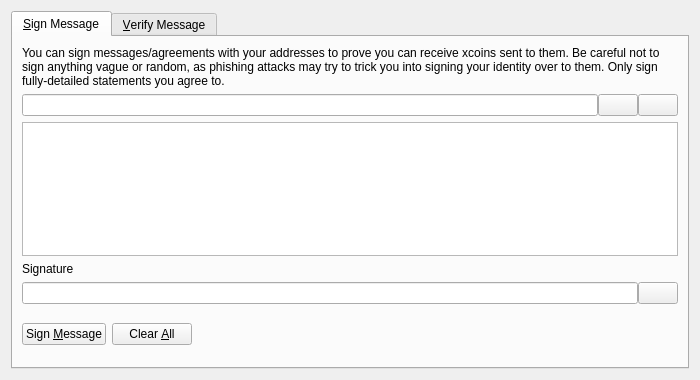
<?xml version="1.0" encoding="UTF-8"?>
<ui version="4.0">
 <class>SignVerifyMessageDialog</class>
 <widget class="QDialog" name="SignVerifyMessageDialog">
  <property name="geometry">
   <rect>
    <x>0</x>
    <y>0</y>
    <width>700</width>
    <height>380</height>
   </rect>
  </property>
  <property name="windowTitle">
   <string>Signatures - Sign / Verify a Message</string>
  </property>
  <property name="modal">
   <bool>true</bool>
  </property>
  <layout class="QVBoxLayout" name="verticalLayout">
   <item>
    <widget class="QTabWidget" name="tabWidget">
     <property name="currentIndex">
      <number>0</number>
     </property>
     <widget class="QWidget" name="tabSignMessage">
      <attribute name="title">
       <string>&amp;Sign Message</string>
      </attribute>
      <layout class="QVBoxLayout" name="verticalLayout_SM">
       <item>
        <widget class="QLabel" name="infoLabel_SM">
         <property name="text">
          <string>You can sign messages/agreements with your addresses to prove you can receive xcoins sent to them. Be careful not to sign anything vague or random, as phishing attacks may try to trick you into signing your identity over to them. Only sign fully-detailed statements you agree to.</string>
         </property>
         <property name="textFormat">
          <enum>Qt::PlainText</enum>
         </property>
         <property name="wordWrap">
          <bool>true</bool>
         </property>
        </widget>
       </item>
       <item>
        <layout class="QHBoxLayout" name="horizontalLayout_1_SM">
         <property name="spacing">
          <number>0</number>
         </property>
         <item>
          <widget class="QValidatedLineEdit" name="addressIn_SM">
           <property name="toolTip">
            <string>The Xcoin address to sign the message with</string>
           </property>
          </widget>
         </item>
         <item>
          <widget class="QPushButton" name="addressBookButton_SM">
           <property name="toolTip">
            <string>Choose previously used address</string>
           </property>
           <property name="text">
            <string/>
           </property>
           <property name="icon">
            <iconset resource="../xcoin.qrc">
             <normaloff>:/icons/address-book</normaloff>:/icons/address-book</iconset>
           </property>
           <property name="shortcut">
            <string>Alt+A</string>
           </property>
           <property name="autoDefault">
            <bool>false</bool>
           </property>
          </widget>
         </item>
         <item>
          <widget class="QPushButton" name="pasteButton_SM">
           <property name="toolTip">
            <string>Paste address from clipboard</string>
           </property>
           <property name="text">
            <string/>
           </property>
           <property name="icon">
            <iconset resource="../xcoin.qrc">
             <normaloff>:/icons/editpaste</normaloff>:/icons/editpaste</iconset>
           </property>
           <property name="shortcut">
            <string>Alt+P</string>
           </property>
           <property name="autoDefault">
            <bool>false</bool>
           </property>
          </widget>
         </item>
        </layout>
       </item>
       <item>
        <widget class="QPlainTextEdit" name="messageIn_SM">
         <property name="toolTip">
          <string>Enter the message you want to sign here</string>
         </property>
        </widget>
       </item>
       <item>
        <widget class="QLabel" name="signatureLabel_SM">
         <property name="text">
          <string>Signature</string>
         </property>
         <property name="textFormat">
          <enum>Qt::PlainText</enum>
         </property>
        </widget>
       </item>
       <item>
        <layout class="QHBoxLayout" name="horizontalLayout_2_SM">
         <property name="spacing">
          <number>0</number>
         </property>
         <item>
          <widget class="QLineEdit" name="signatureOut_SM">
           <property name="font">
            <font>
             <italic>true</italic>
            </font>
           </property>
           <property name="readOnly">
            <bool>true</bool>
           </property>
          </widget>
         </item>
         <item>
          <widget class="QPushButton" name="copySignatureButton_SM">
           <property name="toolTip">
            <string>Copy the current signature to the system clipboard</string>
           </property>
           <property name="text">
            <string/>
           </property>
           <property name="icon">
            <iconset resource="../xcoin.qrc">
             <normaloff>:/icons/editcopy</normaloff>:/icons/editcopy</iconset>
           </property>
           <property name="autoDefault">
            <bool>false</bool>
           </property>
          </widget>
         </item>
        </layout>
       </item>
       <item>
        <layout class="QHBoxLayout" name="horizontalLayout_3_SM">
         <item>
          <widget class="QPushButton" name="signMessageButton_SM">
           <property name="toolTip">
            <string>Sign the message to prove you own this Xcoin address</string>
           </property>
           <property name="text">
            <string>Sign &amp;Message</string>
           </property>
           <property name="icon">
            <iconset resource="../xcoin.qrc">
             <normaloff>:/icons/edit</normaloff>:/icons/edit</iconset>
           </property>
           <property name="autoDefault">
            <bool>false</bool>
           </property>
          </widget>
         </item>
         <item>
          <widget class="QPushButton" name="clearButton_SM">
           <property name="toolTip">
            <string>Reset all sign message fields</string>
           </property>
           <property name="text">
            <string>Clear &amp;All</string>
           </property>
           <property name="icon">
            <iconset resource="../xcoin.qrc">
             <normaloff>:/icons/remove</normaloff>:/icons/remove</iconset>
           </property>
           <property name="autoDefault">
            <bool>false</bool>
           </property>
          </widget>
         </item>
         <item>
          <spacer name="horizontalSpacer_1_SM">
           <property name="orientation">
            <enum>Qt::Horizontal</enum>
           </property>
           <property name="sizeHint" stdset="0">
            <size>
             <width>40</width>
             <height>48</height>
            </size>
           </property>
          </spacer>
         </item>
         <item>
          <widget class="QLabel" name="statusLabel_SM">
           <property name="font">
            <font>
             <weight>75</weight>
             <bold>true</bold>
            </font>
           </property>
           <property name="text">
            <string/>
           </property>
           <property name="wordWrap">
            <bool>true</bool>
           </property>
          </widget>
         </item>
         <item>
          <spacer name="horizontalSpacer_2_SM">
           <property name="orientation">
            <enum>Qt::Horizontal</enum>
           </property>
           <property name="sizeHint" stdset="0">
            <size>
             <width>40</width>
             <height>48</height>
            </size>
           </property>
          </spacer>
         </item>
        </layout>
       </item>
      </layout>
     </widget>
     <widget class="QWidget" name="tabVerifyMessage">
      <attribute name="title">
       <string>&amp;Verify Message</string>
      </attribute>
      <layout class="QVBoxLayout" name="verticalLayout_VM">
       <item>
        <widget class="QLabel" name="infoLabel_VM">
         <property name="text">
          <string>Enter the receiver's address, message (ensure you copy line breaks, spaces, tabs, etc. exactly) and signature below to verify the message. Be careful not to read more into the signature than what is in the signed message itself, to avoid being tricked by a man-in-the-middle attack. Note that this only proves the signing party receives with the address, it cannot prove sendership of any transaction!</string>
         </property>
         <property name="textFormat">
          <enum>Qt::PlainText</enum>
         </property>
         <property name="alignment">
          <set>Qt::AlignLeading|Qt::AlignLeft|Qt::AlignTop</set>
         </property>
         <property name="wordWrap">
          <bool>true</bool>
         </property>
        </widget>
       </item>
       <item>
        <layout class="QHBoxLayout" name="horizontalLayout_1_VM">
         <property name="spacing">
          <number>0</number>
         </property>
         <item>
          <widget class="QValidatedLineEdit" name="addressIn_VM">
           <property name="toolTip">
            <string>The Xcoin address the message was signed with</string>
           </property>
          </widget>
         </item>
         <item>
          <widget class="QPushButton" name="addressBookButton_VM">
           <property name="toolTip">
            <string>Choose previously used address</string>
           </property>
           <property name="text">
            <string/>
           </property>
           <property name="icon">
            <iconset resource="../xcoin.qrc">
             <normaloff>:/icons/address-book</normaloff>:/icons/address-book</iconset>
           </property>
           <property name="shortcut">
            <string>Alt+A</string>
           </property>
           <property name="autoDefault">
            <bool>false</bool>
           </property>
          </widget>
         </item>
        </layout>
       </item>
       <item>
        <widget class="QPlainTextEdit" name="messageIn_VM"/>
       </item>
       <item>
        <widget class="QValidatedLineEdit" name="signatureIn_VM"/>
       </item>
       <item>
        <layout class="QHBoxLayout" name="horizontalLayout_2_VM">
         <item>
          <widget class="QPushButton" name="verifyMessageButton_VM">
           <property name="toolTip">
            <string>Verify the message to ensure it was signed with the specified Xcoin address</string>
           </property>
           <property name="text">
            <string>Verify &amp;Message</string>
           </property>
           <property name="icon">
            <iconset resource="../xcoin.qrc">
             <normaloff>:/icons/transaction_0</normaloff>:/icons/transaction_0</iconset>
           </property>
           <property name="autoDefault">
            <bool>false</bool>
           </property>
          </widget>
         </item>
         <item>
          <widget class="QPushButton" name="clearButton_VM">
           <property name="toolTip">
            <string>Reset all verify message fields</string>
           </property>
           <property name="text">
            <string>Clear &amp;All</string>
           </property>
           <property name="icon">
            <iconset resource="../xcoin.qrc">
             <normaloff>:/icons/remove</normaloff>:/icons/remove</iconset>
           </property>
           <property name="autoDefault">
            <bool>false</bool>
           </property>
          </widget>
         </item>
         <item>
          <spacer name="horizontalSpacer_1_VM">
           <property name="orientation">
            <enum>Qt::Horizontal</enum>
           </property>
           <property name="sizeHint" stdset="0">
            <size>
             <width>40</width>
             <height>48</height>
            </size>
           </property>
          </spacer>
         </item>
         <item>
          <widget class="QLabel" name="statusLabel_VM">
           <property name="font">
            <font>
             <weight>75</weight>
             <bold>true</bold>
            </font>
           </property>
           <property name="text">
            <string/>
           </property>
           <property name="wordWrap">
            <bool>true</bool>
           </property>
          </widget>
         </item>
         <item>
          <spacer name="horizontalSpacer_2_VM">
           <property name="orientation">
            <enum>Qt::Horizontal</enum>
           </property>
           <property name="sizeHint" stdset="0">
            <size>
             <width>40</width>
             <height>48</height>
            </size>
           </property>
          </spacer>
         </item>
        </layout>
       </item>
      </layout>
     </widget>
    </widget>
   </item>
  </layout>
 </widget>
 <customwidgets>
  <customwidget>
   <class>QValidatedLineEdit</class>
   <extends>QLineEdit</extends>
   <header>qt/qvalidatedlineedit.h</header>
  </customwidget>
 </customwidgets>
 <resources>
  <include location="../xcoin.qrc"/>
 </resources>
 <connections/>
</ui>
